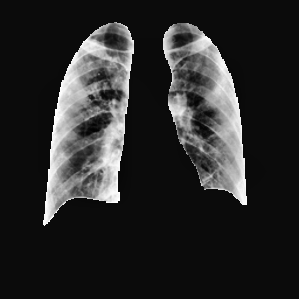
#> input picture COVID-19_Radiography_Dataset_split/test/COVID/COVID-1044.png, 299 x 299 px, given as the content of the folder ../../../COVID-19_Radiography_Dataset/COVID/images, which was not available
$ jupyter execute --allow-errors Noura_exploration.ipynb   (text cells are left out)
#> lines starting #> are read from the running program, lines starting #| are printed output that depends on the picture; pictures that were not available may be replaced by others from this repository, and a replacement may not be noted
[cell 1]
#Vérification de l'environnement de travail

import sys
print(sys.executable)

[cell 2]
# Chargement des bibliothèques

from pathlib import Path
import random

import numpy as np
import pandas as pd
import cv2
import matplotlib.pyplot as plt
import scipy.stats as stats
from scipy.stats import normaltest

from sklearn.decomposition import PCA
from sklearn.preprocessing import StandardScaler

from scipy.stats import kruskal
import scikit_posthocs as sp

[cell 3]
data_path = Path("../../../COVID-19_Radiography_Dataset")
classes = ["COVID", "Normal", "Lung_Opacity", "Viral Pneumonia"]

print("Chemin absolu :", data_path.resolve())
print("Dossier trouvé :", data_path.exists())

[cell 4]
# Nombre d'images et de masks par classe

summary = []

for class_name in classes:
    images_dir = data_path / class_name / "images"
    masks_dir = data_path / class_name / "masks"

    image_files = list(images_dir.glob("*.png"))
    mask_files = list(masks_dir.glob("*.png"))

    summary.append({
        "classe": class_name,
        "nombre_images": len(image_files),
        "nombre_masks": len(mask_files),
        "même_nombre_images_masks": len(image_files) == len(mask_files)
    })

df_summary = pd.DataFrame(summary)
df_summary

[cell 5]
# Graphique de répartition des classes

plt.figure(figsize=(8, 5))
plt.bar(df_summary["classe"], df_summary["nombre_images"])
plt.title("Nombre d'images par classe")
plt.xlabel("Classe")
plt.ylabel("Nombre d'images")
plt.xticks(rotation=30)
plt.show()
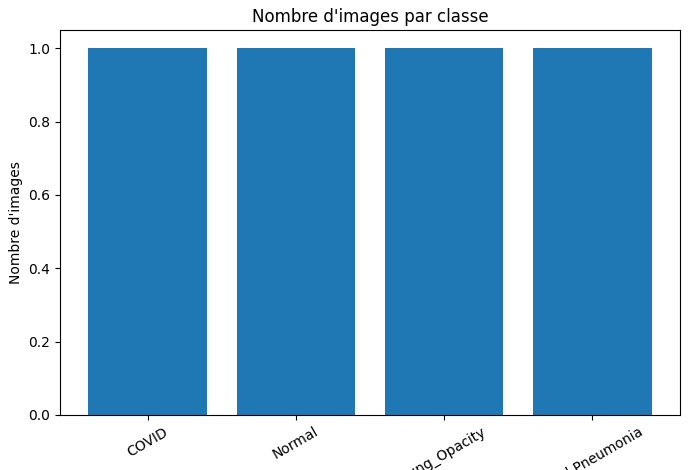
#> figure drawn by matplotlib, 1 panel

[cell 6]
# Vérification cohérence images et masks

check_results = []

for class_name in classes:
    images_dir = data_path / class_name / "images"
    masks_dir = data_path / class_name / "masks"

    image_names = {f.name for f in images_dir.glob("*.png")}
    mask_names = {f.name for f in masks_dir.glob("*.png")}

    missing_masks = image_names - mask_names
    missing_images = mask_names - image_names

    check_results.append({
        "classe": class_name,
        "images_sans_mask": len(missing_masks),
        "masks_sans_image": len(missing_images)
    })

df_check = pd.DataFrame(check_results)
df_check

[cell 7]
# Tableau image par image

image_infos = []

for class_name in classes:
    images_dir = data_path / class_name / "images"

    for img_path in images_dir.glob("*.png"):
        img = cv2.imread(str(img_path), cv2.IMREAD_GRAYSCALE)
#> img is the input picture: shape (299, 299); min 1, max 255, mean 42.1

        if img is None:
            image_infos.append({
                "classe": class_name,
                "fichier": img_path.name,
                "erreur_lecture": True
            })
            continue

        height, width = img.shape
#> height = 299; width = 299

        image_infos.append({
            "classe": class_name,
            "fichier": img_path.name,
            "largeur": width,
            "hauteur": height,
            "nb_pixels": width * height,
            "pixel_min": img.min(),
            "pixel_max": img.max(),
            "pixel_mean": img.mean(),
            "pixel_std": img.std(),
            "dtype": img.dtype,
            "erreur_lecture": False
        })

df_images = pd.DataFrame(image_infos)
df_images.head()

[cell 8]
df_images.shape
#> Out = (4, 11)

[cell 9]
df_images.describe()

[cell 10]
df_images.groupby("classe")[[
    "largeur",
    "hauteur",
    "nb_pixels",
    "pixel_min",
    "pixel_max",
    "pixel_mean",
    "pixel_std"
]].agg(["min", "max", "mean"])

[cell 11]
# Les images ont-elles toutes la même taille ?

df_images[["largeur","hauteur"]].drop_duplicates()

[cell 12]
# Y-a-t-il des images corrompues ?

df_images["erreur_lecture"].value_counts()

[cell 13]
# Les images sont-elles homogènes ?

df_images.groupby("classe")["pixel_mean"].describe()

[cell 14]
# Distribution des intensités moyennes des pixels

plt.figure(figsize=(8, 5))
plt.hist(df_images["pixel_mean"], bins=50, density=True,)
plt.title("Distribution normaliséede l'intensité moyenne des images")
plt.xlabel("Intensité moyenne")
plt.ylabel("Densité")
plt.show()
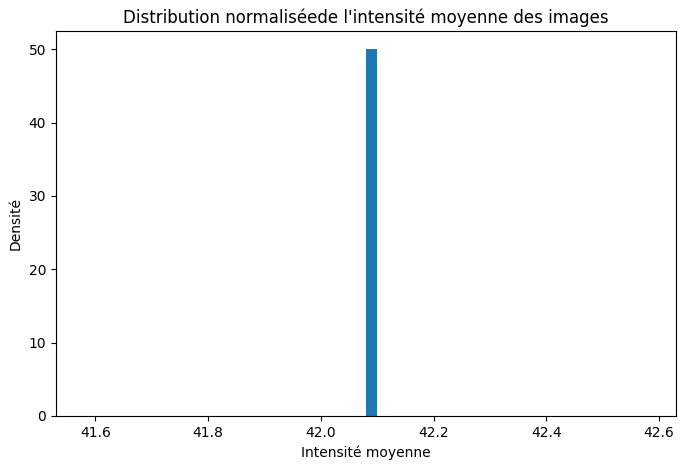
#> figure drawn by matplotlib, 1 panel; tallest bar 50 high, from x = 42.08 to 42.1

[cell 15]
# Test de la normalité des données : QQ-Plot
from scipy import stats
import matplotlib.pyplot as plt

plt.figure(figsize=(7, 7))

stats.probplot(
    df_images["pixel_mean"],
    dist="norm",
    plot=plt
)

plt.title("QQ-Plot des intensités moyennes (ensemble du jeu de données)")
plt.grid(alpha=0.3)

plt.show()
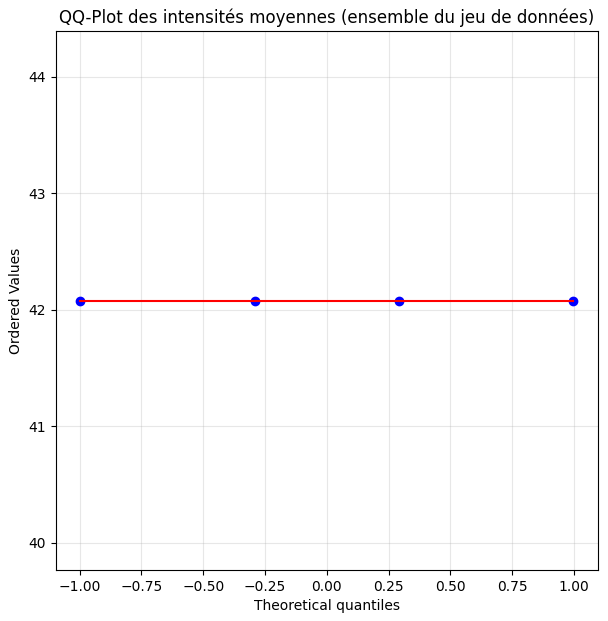
#> figure drawn by matplotlib, 1 panel

[cell 16]
# Test de normalité d'Agostino-Pearson

stat, p_value = normaltest(df_images["pixel_mean"])

print(f"Statistique du test : {stat:.4f}")
print(f"p-value : {p_value:.4e}")

alpha = 0.05

if p_value < alpha:
    print("Conclusion : la distribution ne suit pas une loi normale (H0 rejetée).")
else:
    print("Conclusion : aucune preuve de non-normalité (H0 non rejetée).")

[cell 17]
# Distribution des intensités moyennes des pixels par classe

colors = {
    "COVID": "#d62728",
    "Normal": "#2ca02c",
    "Lung_Opacity": "#ff7f0e",
    "Viral Pneumonia": "#1f77b4"
}

plt.figure(figsize=(10, 6))

for class_name in classes:

    subset = df_images[df_images["classe"] == class_name]

    plt.hist(
        subset["pixel_mean"],
        bins=30,
        density=True,
        alpha=0.35,
        color=colors[class_name],
        edgecolor=colors[class_name],
        label=class_name
    )

plt.title("Distribution normalisée de l'intensité moyenne des images par classe")
plt.xlabel("Intensité moyenne")
plt.ylabel("Densité")
plt.legend()
plt.grid(alpha=0.3)
plt.show()
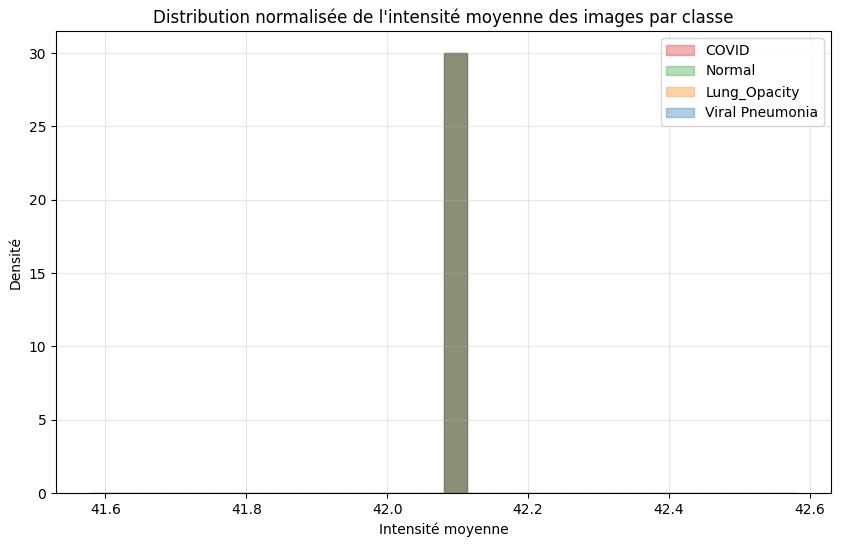
#> figure drawn by matplotlib, 1 panel; tallest bar 30 high, from x = 42.08 to 42.11; tallest bar 30 high, from x = 42.08 to 42.11; tallest bar 30 high, from x = 42.08 to 42.11

[cell 18]
colors = {
    "COVID": "#d62728",
    "Normal": "#2ca02c",
    "Lung_Opacity": "#ff7f0e",
    "Viral Pneumonia": "#1f77b4"
}

data_to_plot = [
    df_images[df_images["classe"] == class_name]["pixel_mean"]
    for class_name in classes
]

fig, ax = plt.subplots(figsize=(10, 6))

box = ax.boxplot(
    data_to_plot,
    patch_artist=True,
    labels=classes
)

# Application des couleurs
for patch, class_name in zip(box['boxes'], classes):
    patch.set_facecolor(colors[class_name])

plt.title("Intensité moyenne des images par classe")
plt.xlabel("Classe")
plt.ylabel("Intensité moyenne")
plt.grid(axis="y", alpha=0.3)

plt.show()
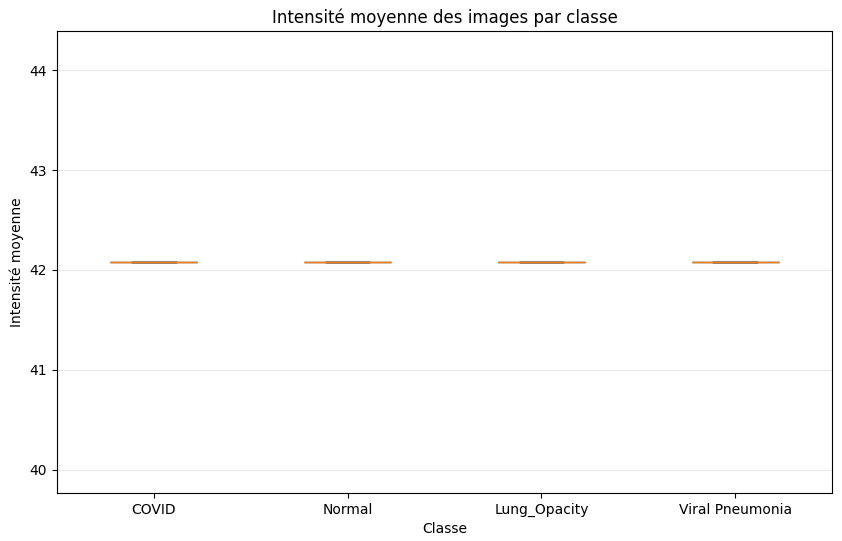
#> figure drawn by matplotlib, 1 panel

[cell 19]
# Confirmation des tendances par test Kruskal-Wallis

# H0 : Les distributions de pixel_mean sont identiques dans les 4 classes.
# H : Les distributions de pixel_mean ne sont pas identiques dans les 4 classes.

covid = df_images.query("classe=='COVID'")["pixel_mean"]
normal = df_images.query("classe=='Normal'")["pixel_mean"]
lung = df_images.query("classe=='Lung_Opacity'")["pixel_mean"]
viral = df_images.query("classe=='Viral Pneumonia'")["pixel_mean"]

#> (the rest of this cell did not finish here and is left out)

#> (a cell that did not finish here is left out)

[cell 21]
N = len(df_images)

#> (the rest of this cell did not finish here and is left out)

[cell 22]
# Sélection d'un échantillon d'images

import random
from pathlib import Path

random.seed(42)

selected_images = {}

#> (the rest of this cell did not finish here and is left out)

[cell 23]
# Distribution des intensités de chaque pixel sur un échantillon d'images

colors = {
    "COVID": "red",
    "Normal": "green",
    "Lung_Opacity": "orange",
    "Viral Pneumonia": "blue"
}

fig, axes = plt.subplots(2, 2, figsize=(14, 10))
axes = axes.ravel()

#> (the rest of this cell did not finish here and is left out)

[cell 24]
# Distribution des intensités de chaque pixel sur un échantillon d'images (concaténation des images par classe)

colors = {
    "COVID": "red",
    "Normal": "green",
    "Lung_Opacity": "orange",
    "Viral Pneumonia": "blue"
}

plt.figure(figsize=(12, 6))

#> (the rest of this cell did not finish here and is left out)

[cell 25]
# Distribution des écart types des pixels

plt.figure(figsize=(8, 5))
plt.hist(df_images["pixel_std"], bins=50, density=True,)
plt.title("Distribution normalisée des écarts type de l'intensité des pixels")
plt.xlabel("Ecarts type")
plt.ylabel("Densité")
plt.show()
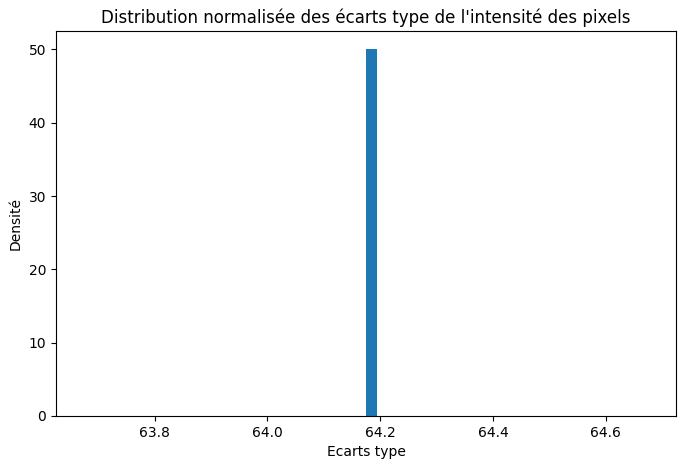
#> figure drawn by matplotlib, 1 panel; tallest bar 50 high, from x = 64.17 to 64.19

[cell 26]
# Test d'Agostino Pearson

stat, p_value = normaltest(df_images["pixel_std"])

print(f"Statistique du test : {stat:.4f}")
print(f"p-value : {p_value:.4e}")

if p_value < 0.05:
    print("Conclusion : la distribution ne suit pas une loi normale (H0 rejetée).")
else:
    print("Conclusion : aucune preuve de non-normalité (H0 non rejetée).")

[cell 27]
from scipy import stats
import matplotlib.pyplot as plt

plt.figure(figsize=(7, 7))

stats.probplot(
    df_images["pixel_std"],
    dist="norm",
    plot=plt
)

plt.title("QQ-Plot des écarts-types des intensités (ensemble du jeu de données)")
plt.grid(alpha=0.3)

plt.show()
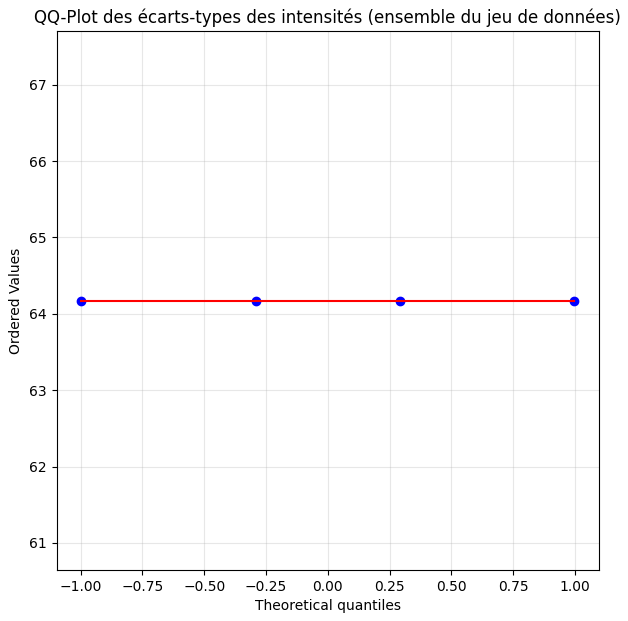
#> figure drawn by matplotlib, 1 panel

[cell 28]
colors = {
    "COVID": "#d62728",
    "Normal": "#2ca02c",
    "Lung_Opacity": "#ff7f0e",
    "Viral Pneumonia": "#1f77b4"
}

plt.figure(figsize=(10, 6))

for class_name in classes:

    subset = df_images[df_images["classe"] == class_name]

    plt.hist(
        subset["pixel_std"],
        bins=30,
        density=True,
        alpha=0.35,
        color=colors[class_name],
        edgecolor=colors[class_name],
        label=class_name
    )

plt.title("Distribution normalisée des écarts type de l'intensité des pixels par classe")
plt.xlabel("Ecarts type")
plt.ylabel("Densité")
plt.legend()
plt.grid(alpha=0.3)
plt.show()
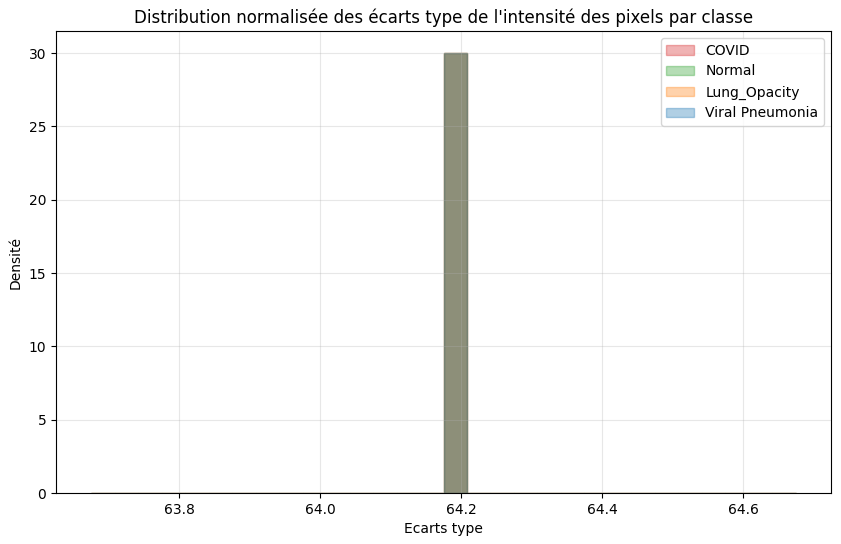
#> figure drawn by matplotlib, 1 panel; tallest bar 30 high, from x = 64.17 to 64.21; tallest bar 30 high, from x = 64.17 to 64.21; tallest bar 30 high, from x = 64.17 to 64.21

[cell 29]
colors = {
    "COVID": "#d62728",
    "Normal": "#2ca02c",
    "Lung_Opacity": "#ff7f0e",
    "Viral Pneumonia": "#1f77b4"
}

data_to_plot = [
    df_images[df_images["classe"] == class_name]["pixel_std"]
    for class_name in classes
]

fig, ax = plt.subplots(figsize=(10, 6))

box = ax.boxplot(
    data_to_plot,
    patch_artist=True,
    labels=classes
)

# Application des couleurs
for patch, class_name in zip(box['boxes'], classes):
    patch.set_facecolor(colors[class_name])

plt.title("Ecarts type des images par classe")
plt.xlabel("Classe")
plt.ylabel("Ecarts type")
plt.grid(axis="y", alpha=0.3)

plt.show()
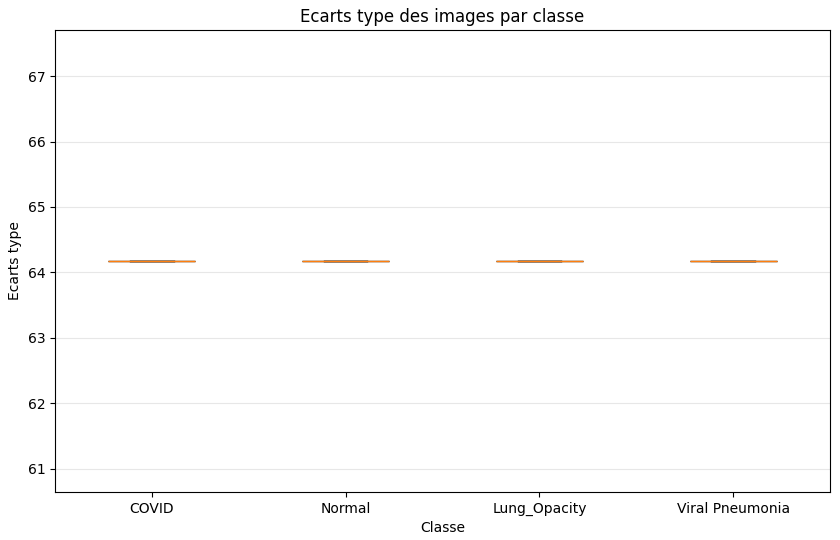
#> figure drawn by matplotlib, 1 panel
